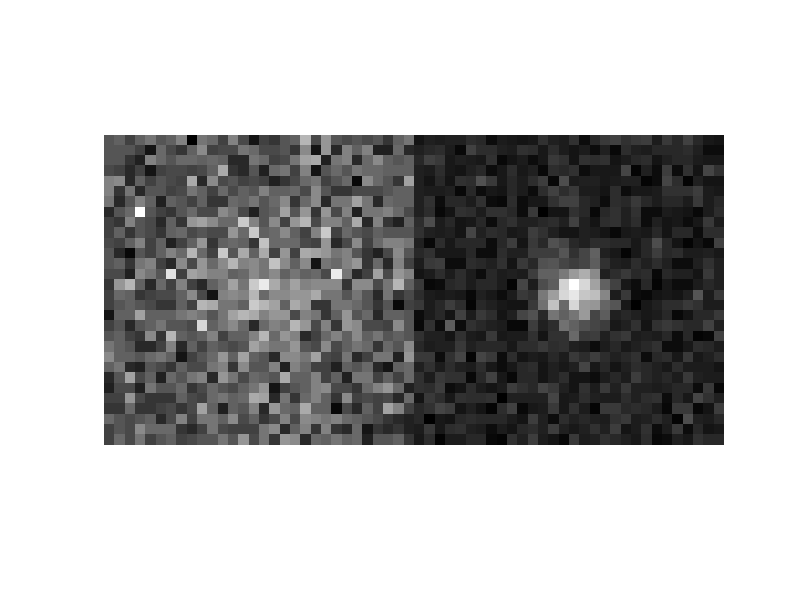

MATLAB code to generate this figure:
% MATLAB implementation test
function mlegaussfit()

    % Parameters format: X, Y, Sigma, I_0, I_bg

    W = 30; H =30;
    Pcenter = [ W/2 H/2 2 1000 10 ];  %
    [img, imgcv] = makesample ([H W], Pcenter);

    imshow([ normalize(img) normalize(imgcv) ]);
    
    
    % Localize
    N = 0;
    iterations = 1;
    for k = 1 : N
        P = Pcenter+(rand(1,5)-.5).*[5 5 1 300 5 ];
        Pinitial = P+(rand(1,5)-.5).*[5 5 1 300 5 ];
        
        smp = makesample([H W], P);
        Pestimate = fitgauss(smp, Pinitial, iterations);
    end
    
end

function Pestimate = fitgauss(smpimg, P, iterations)

    dim = size(smpimg);
    [X,Y] = meshgrid(0:dim(2)-1,0:dim(1)-1);
    
    for k=1:iterations
        Sx = P(1); Sy = P(2); Sigma = P(3); I0 = P(4); Ibg = P(5);
        
        Xexp0 = (X-Sx + .5) / (sqrt(2)*Sigma);
        Yexp0 = (Y-Sy + .5) / (sqrt(2)*Sigma);
        
        Xexp1 = (X-Sx - .5) / (sqrt(2)*Sigma);
        Yexp1 = (Y-Sy - .5) / (sqrt(2)*Sigma);

        DeltaX = 0.5 * erf( Xexp0 ) - 0.5 * erf(Xexp1);
        DeltaY = 0.5 * erf( Yexp0 ) - 0.5 * erf(Yexp1);
        mu = Ibg + I0 * DeltaX .* DeltaY;
        
        dmu_dx = I0/(sqrt(2*pi)*Sigma) * ( exp(-Xexp1.^2) - exp(-Xexp0.^2 ) ) .* DeltaY;
        dmu_dy = I0/(sqrt(2*pi)*Sigma) * ( exp(-Yexp1.^2) - exp(-Yexp0.^2 ) ) .* DeltaX;
        dmu_dI0 = DeltaX.*DeltaY;
        dmu_dIbg = 1;
        
        d2mu_dx = I0/(sqrt(2*pi)*Sigma.^3) * ( (X - Sx - .5) .* exp (Xexp1.^2) - (X - Sx + .5) .* exp (Xexp0.^2) ) .* DeltaY;
        d2mu_dy = I0/(sqrt(2*pi)*Sigma.^3) * ( (Y - Sy - .5) .* exp (Yexp1.^2) - (Y - Sy + .5) .* exp (Yexp0.^2) ) .* DeltaX;
        %d2mu_dI0 = 0
        %d2mu_dIbg = 0
        
        dL_dx = dmu_dx .* ( smpimg ./ mu - 1 );
        dL_dy = dmu_dy .* ( smpimg ./ mu - 1 );
        dL_dI0 = dmu_dI0 .* ( smpimg ./ mu - 1 );
        dL_dIbg = dmu_dIbg .* ( smpimg ./ mu - 1 );
        
        dL = [ sum(dL_dx(:)) sum(dL_dy(:)) 0 sum(dL_dI0(:)) sum(dL_dIbg(:)) ];
        
        dL2_dx = d2mu_dx .* ( smpimg ./ mu - 1 ) - dmu_dx.^2 .* smpimg ./ (mu.^2);
        dL2_dy = d2mu_dy .* ( smpimg ./ mu - 1 ) - dmu_dy.^2 .* smpimg ./ (mu.^2);
        dL2_dI0 = - dmu_dI0.^2 .* smpimg ./ (mu.^2);
        dL2_dIbg = - smpimg ./ (mu.^2);
        
        dL2 = [ sum(dL2_dx(:)) sum(dL2_dy(:)) 1 sum(dL2_dI0(:)) sum(dL2_dIbg(:)) ];
        
        DeltaP = dL;% ./ dL2;
        fprintf('dx: %f, dy: %f, dI0: %f\n', DeltaP(1), DeltaP(2), DeltaP(4));
        P = P + DeltaP;
        
    end
    
    Pestimate = P;
end


function [img, imgcv] = makesample(Size, P)
    [Y,X] = ndgrid (0:Size(1)-1, 0:Size(2)-1);
    
    % Read parameters
    Sx = P(1); Sy = P(2); Sigma = P(3); I0 = P(4); Ibg = P(5);
    
    % Center value:
    imgcv = Ibg + I0 * exp ( - ((X-Sx).^2+(Y-Sy).^2) / (2*Sigma^2) ) / (2*pi*Sigma^2);
    imgcv = poissrnd(imgcv);
    
    % Expected values
    DeltaX = 0.5 * erf( (X-Sx + .5) / (2*Sigma^2) ) - 0.5 * erf((X-Sx - .5) / (2*Sigma^2));
    DeltaY = 0.5 * erf( (Y-Sy + .5) / (2*Sigma^2) ) - 0.5 * erf((Y-Sy - .5) / (2*Sigma^2));
    img = Ibg + I0 * DeltaX .* DeltaY;
    
    img = poissrnd(img);
end



function d = normalize(d)
    minv = min(d(:));
    maxv = max(d(:));
    
    d = (d-minv) ./ (maxv-minv);
end
